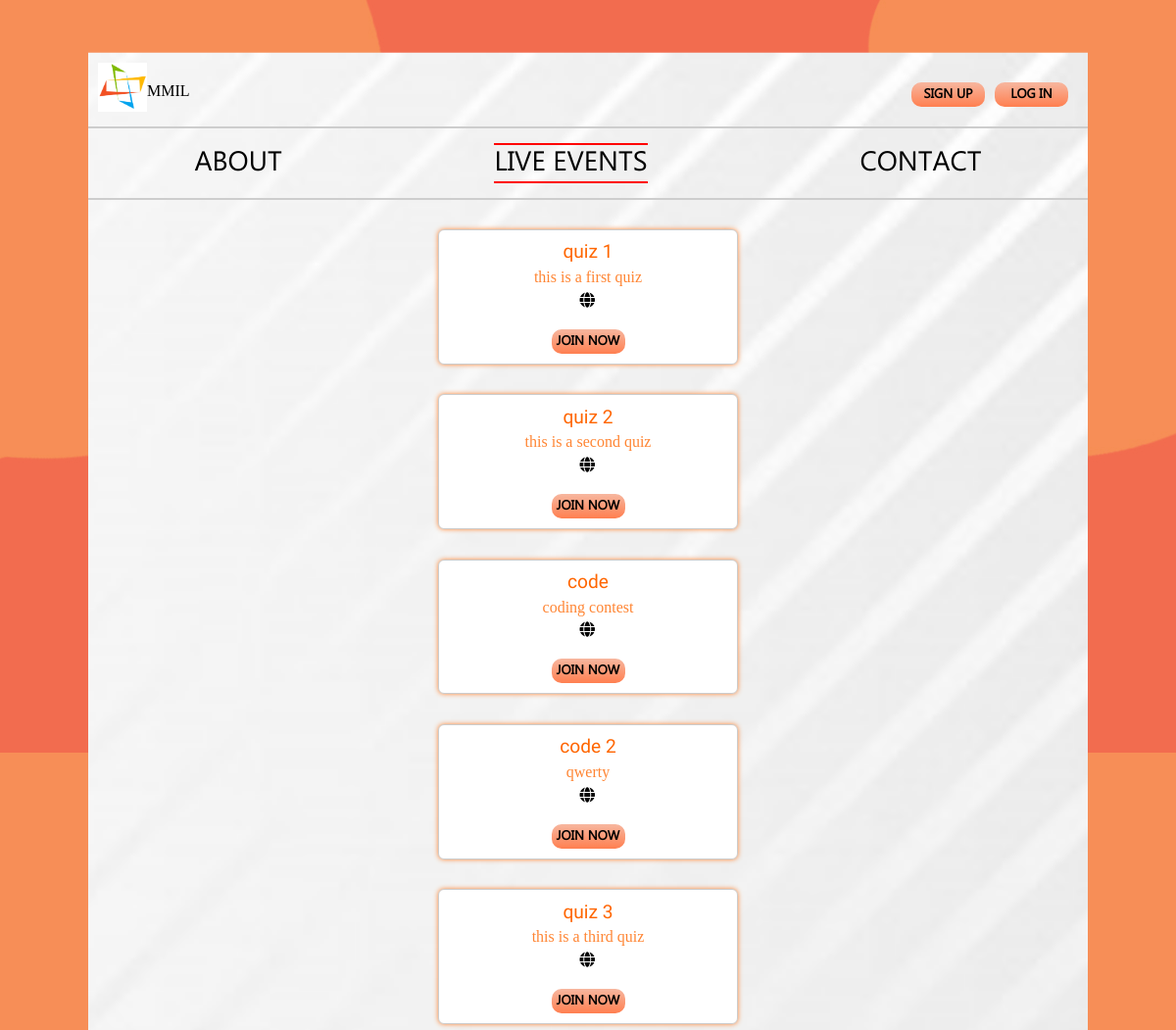
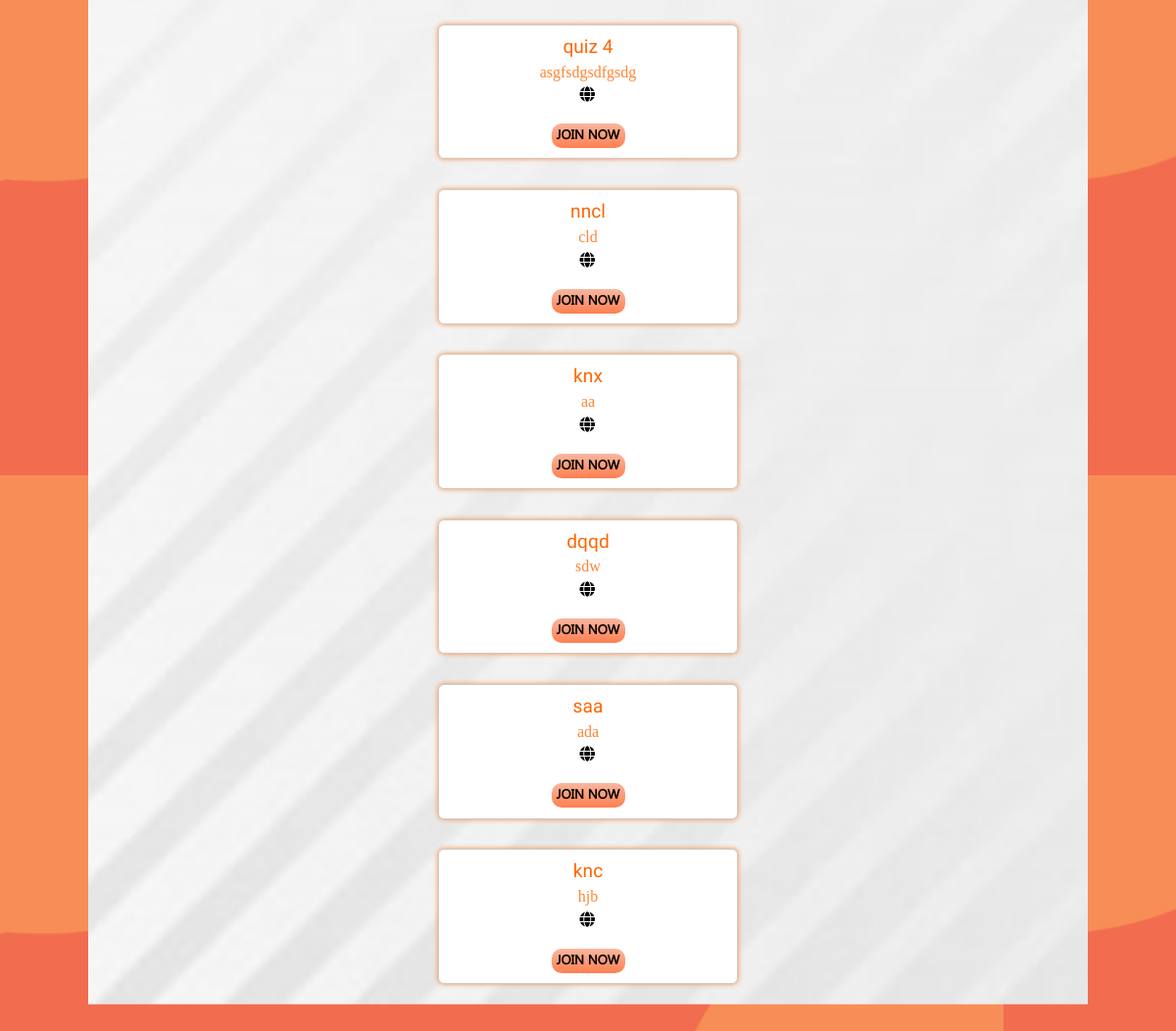
Screenshot of /events/ with the database file from the repository (2 pictures, top to bottom).
### events/models.py (models this page shows, shortened)
class Event(models.Model):
	event_name = models.CharField(max_length=100, unique=True)
	event_description = models.TextField(blank=False)
	event_url = models.URLField(max_length=100,blank=True)
	event_start_date = models.DateField(default=timezone.now, blank=True)
	event_start_time = models.TimeField(default=datetime.time(00,00), blank=True)
	event_end_date = models.DateField(default=timezone.now, blank=True)
	event_end_time = models.TimeField(default=datetime.time(00,00), blank=True)

### quiz_portal/views.py (the view)
# urls.py: path('events/', events),
def events(request):
	E=Event.objects.all()
	context = {
		'eve':E
	}
	return render(request,'events.html',context)

### templates/events.html (shortened to what this page needs)
{% load static %}
<!DOCTYPE html>
<html>
<head>
	<link rel="stylesheet" type="text/css" href="{% static 'css\dashboard.css' %}">
	<link rel="stylesheet" type="text/css" href="{% static 'css\events.css' %}">
	<link rel="stylesheet" href="https://use.fontawesome.com/releases/v5.5.0/css/all.css">
</head>
<body>
<div class="box">
	<div class="top">
		<img src="/static/img/mmil_logo.jpg" width="50px"><a href="/dashboard.html">MMIL</a>
		{% if request.user.is_authenticated %}
		<button onclick="logout()"class="button">Log Out</button>
		{% else %}
		<button onclick="login()">Log In</button>
		<button onclick="signup()">Sign Up</button>
		{% endif %}
	</div>
	<div class="center">
		<div class="info-1">
			<a href='/' class="event">About</a>
		</div>
		<div class="info-1 active">
			<a href="/events" class="about">Live Events</a>
		</div>
		<div class="info-1">
			<a href='/contact' class="contact">contact</a>
		</div>
	</div>
	<div class="list">
	{% for i in eve %}
	<div class="events">
		<div class="header">{{ i.event_name }}</div>
		<p>{{ i.event_description }}</p>
		<span class="new"><a href="#" class="links"><i class="fas fa-globe"></i></a></span>
		<form method="POST" action="/quiz/">
			<div>
				<input type="submit" name="nothing" value="Join Now">
			</div>
		</form>
	</div>
	{% endfor %}
</div>
</div>
</body>
</html>

### static/css/dashboard.css (style rules this page uses)
* { margin:0 ; padding: 0; box-sizing: border-box; }
html { height: 100%; }
body { background-image: url('/static/img/orange.jpg'); }
.box { background-image: url('/static/img/white_background_.jpg'); background-size: cover; background-repeat: no-repeat; background-position: center; position: absolute; left:50%; top: 50%; color: black; transform: translate(-50%,-50%); width:85%; height: 95%; }
.top { margin:10px; }
.top button { font-family: mntl; font-weight: 600; cursor: pointer; float: right; margin-top:20px; margin-bottom:20px; margin-right:10px; width:75px; border-radius: 10px; border:none; height: 25px; outline: none; background-image: linear-gradient(to top,rgba(255,127,80,1),rgba(255,127,80,.5)); text-transform: uppercase; transition: 1s; }
.center { width: 100%; display: flex; justify-content: space-around; align-items: center; border-top:2px solid #cdcdcd; border-bottom: 2px solid #cdcdcd; height: 75px; }
.info-1 a { text-decoration: none; color:black; font-size: 28px; font-family: mntl; text-transform:uppercase; }
.box .top a { position: absolute; top:30px; text-decoration: none; color:black; font-family: arca; }
.info-1.active { border-top:2px solid red; border-bottom:2px solid red; color:red; }

### static/css/events.css (style rules this page uses)
.events { position: relative; display: block; background-color: white; margin: 3% auto 0 auto; width: 30%; padding: 1%; color: #ff8533; border-radius: 6px; border:1px solid #cccccc; box-shadow: 0 0 5px #ff8533; text-align: center; transition:1s; }
.list { width: 100%; display: block; margin: 25px auto; }
i { width: 3px; height: 3px; color: black; left: 2%; padding-right: 6%; }
.header { color: #ff6600; margin-bottom: 2%; font-family: work sans; font-weight: 500; font-size: 120%; }
p { margin-bottom: 2%; }
.box .top a { position: absolute; top:30px; text-decoration: none; color:black; font-family: arca; }
.box { overflow-y: scroll; }
input[type="submit"] { font-family: mntl; font-weight: 600; cursor: pointer; margin-top:20px; width:75px; border-radius: 10px; border:none; height: 25px; outline: none; background-image: linear-gradient(to top,rgba(255,127,80,1),rgba(255,127,80,.5)); text-transform: uppercase; }

### rows the page displays
Event: event_name "quiz 1", event_description "this is a first quiz"
Event: event_name "quiz 2", event_description "this is a second quiz"
Event: event_name "code", event_description "coding contest"
Event: event_name "code 2", event_description "qwerty"
Event: event_name "quiz 3", event_description "this is a third quiz"
Event: event_name "quiz 4", event_description "asgfsdgsdfgsdg"
Event: event_name "nncl", event_description "cld"
Event: event_name "knx", event_description "aa"
Event: event_name "dqqd", event_description "sdw"
Event: event_name "saa", event_description "ada"
Event: event_name "knc", event_description "hjb"
